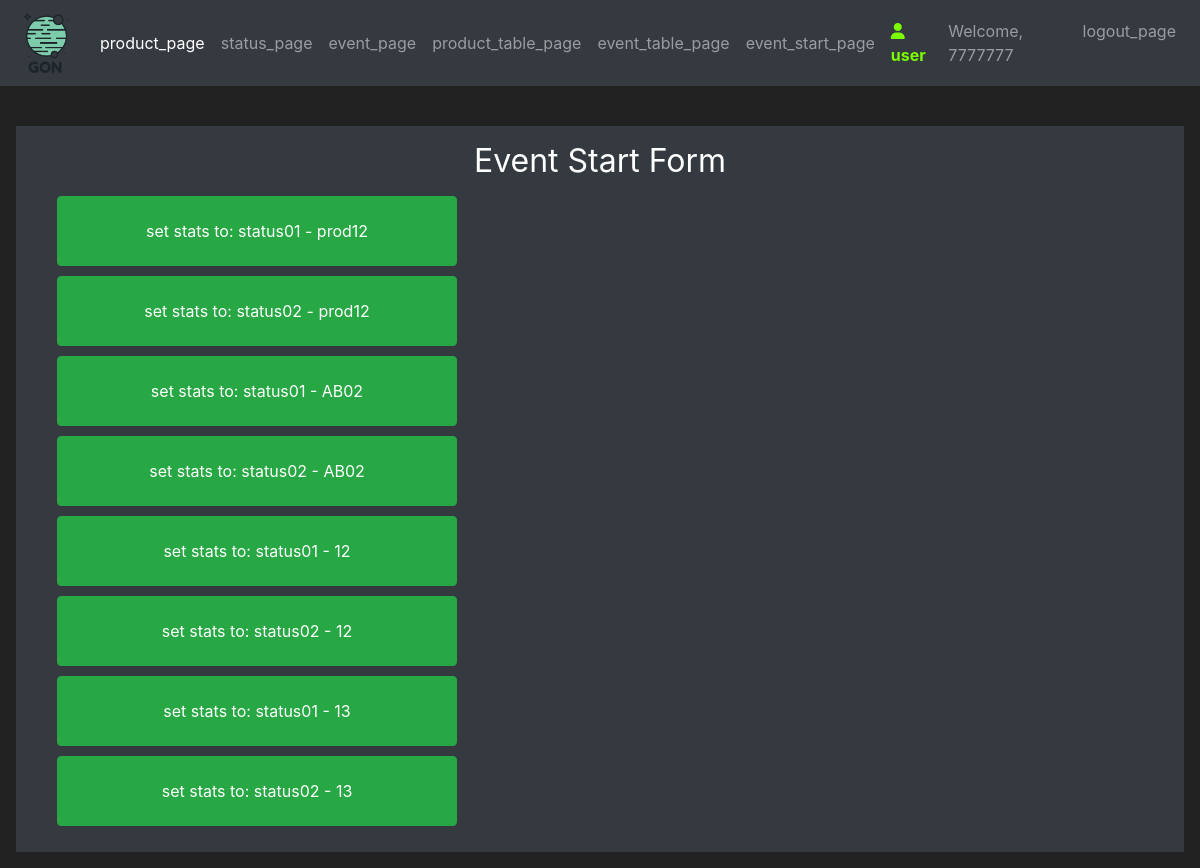
/eventStart (signed in), run on an earlier commit of the app's database.
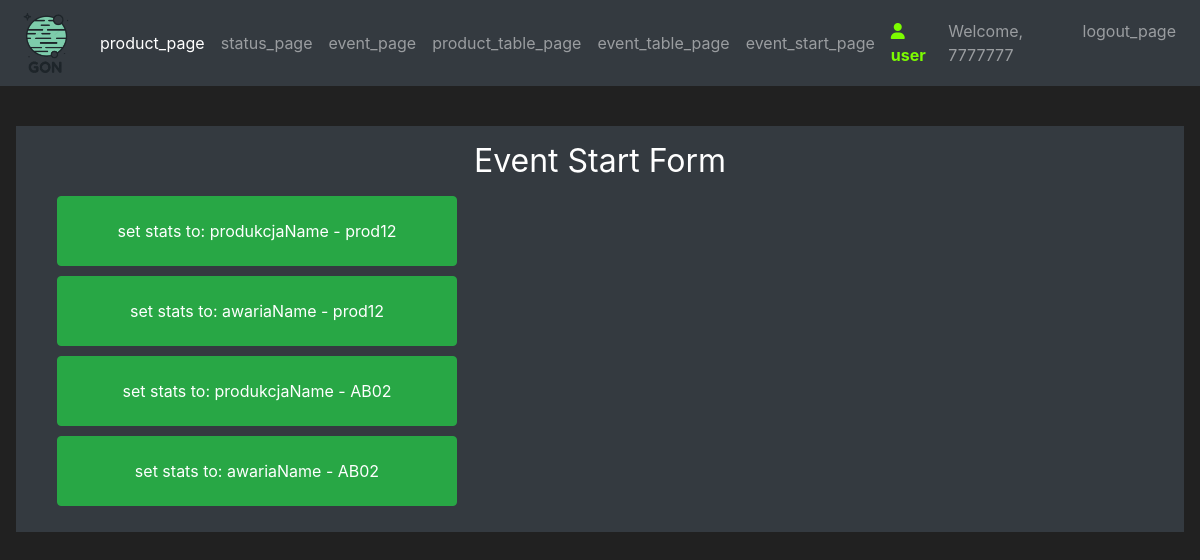
And on a later commit of the database.
### mainApp/models/user.py (models this page shows, shortened)
class User(UserMixin, db.Model):
    id = db.Column(db.Integer, primary_key=True, unique=True)
    username = db.Column(db.String(100), unique=True)
    password_hash = db.Column(db.String())
    email_address = db.Column(db.String())
    role = db.Column(db.Integer)

### mainApp/models/status.py (models this page shows, shortened)
class Status(db.Model):
    id = db.Column(db.Integer, primary_key=True)
    statusCode = db.Column(db.Integer)
    statusName = db.Column(db.String(20), unique=True)
    production = db.Column(db.String(20))

### mainApp/models/product.py (models this page shows, shortened)
class Product(db.Model):
    id = db.Column(db.Integer, primary_key=True)
    modelCode = db.Column(db.String(20), unique=True)
    modelName = db.Column(db.String(20))
    orderStatus = db.Column(db.String(20))
    startDate = db.Column(db.Integer)
    executionDate = db.Column(db.Integer)

### mainApp/routes.py (the view, shortened to what this page needs)
@ app.route('/eventStart', methods=('GET', 'POST'))
@ login_required
def event_start_page():
    openProductList = Product.query.filter(Product.orderStatus == "Open")
    statusList = Status.query.all()
    return render_template('eventStartForm.html', openProductList=openProductList, statusList=statusList)

### mainApp/models/user.py (called while the page is built)
@login_manager.user_loader
def load_user(user_id):
    return User.query.get(int(user_id))

### mainApp/templates/eventStartForm.html (shortened to what this page needs)
{% extends 'base.html' %}
{% block content %}
<div class="text-center">
    <div class="container">
        <h1 class="h2 mb-3 font-weight-normal">
            Event Start Form
        </h1>
        {% for openProduct in openProductList %}
        {% for status in statusList %}
        <form method="POST" class="form-register" style="color:white">
            <button class="btn btn-success btn-block buttonFull">set stats to: {{ status.statusName }} - {{
                openProduct.modelName}}</button>
        </form>
        {% endfor %}
        {% endfor %}
    </div>
</div>
{% endblock %}

### mainApp/templates/base.html (shortened to what this page needs)
<!doctype html>
<html lang="en">
<head>
   <link rel="stylesheet" href="https://cdn.jsdelivr.net/npm/bootstrap@4.5.3/dist/css/bootstrap.min.css"
>
   <link rel="stylesheet" href="https://cdnjs.cloudflare.com/ajax/libs/font-awesome/4.7.0/css/font-awesome.min.css">
</head>
<body>
   <nav class="navbar navbar-expand-md navbar-dark bg-dark">
      <a class="navbar-brand" href="{{url_for('home_page')}}"><img src="/static/LogoBIG.png" alt="..." height="60"
            class="d-inline-block"></a>
      <div class="collapse navbar-collapse" id="navbarNav">
         <ul class="navbar-nav mr-auto">
            <li class="nav-item active">
               <a class="nav-link" href="{{url_for('product_page')}}">product_page</a>
            </li>
            <li class="nav-item">
               <a class="nav-link" href="{{url_for('status_page')}}">status_page</a>
            </li>
            <li class="nav-item">
               <a class="nav-link" href="{{url_for('event_page')}}">event_page</a>
            </li>
            <li class="nav-item">
               <a class="nav-link" href="{{url_for('product_table_page')}}">product_table_page</a>
            </li>
            <li class="nav-item">
               <a class="nav-link" href="{{url_for('event_table_page')}}">event_table_page</a>
            </li>
            <li class="nav-item">
               <a class="nav-link" href="{{url_for('event_start_page')}}">event_start_page</a>
            </li>
         </ul>
         {% if current_user.is_authenticated %}
         <ul class="navbar-nav">
            <li class="nav-item">
               <a class="nav-link" style="color: lawngreen; font-weight: bold">
                  <i class='fa fa-user'></i>
                  {{ current_user.role }}
               </a>
            </li>
            <li class="nav-item">
               <a class="nav-link" href="#">Welcome, {{current_user.username}}</a>
            </li>
            <li class="nav-item">
               <a class="nav-link" href="{{url_for('logout_page')}}">logout_page</a>
            </li>
         </ul>
         {% endif %}
      </div>
   </nav>
   <br>
   <div class="position-relative overflow-hidden p-3 p-md-3 m-md-3 text-center bg-dark" style="color:white">
      {% block content %}
      {% endblock %}
   </div>
</body>
</html>

### mainApp/templates/base.html (style rules this page uses)
body { background-color: #212121; color: white }
.buttonFull { width: 400px !important; height: 70px !important; margin: 10px; }

What changed in the data, as far as the page shows it:
no longer on this page (row edited): Product: modelName "12", Status (statusName "status01"), Status (statusName "status02")
no longer on this page (row edited): Product: modelName "13", Status (statusName "status01"), Status (statusName "status02")
changed Status: statusName "status01" → "produkcjaName"
changed Status: statusName "status02" → "awariaName"
